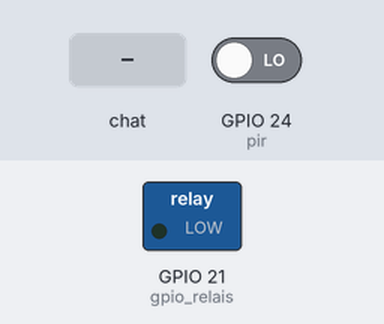
A program run on a simulated Raspberry Pi (BCM pin numbers). Parts: switched loads named in the program (green lamp = pin HIGH). The test bench sets the inputs (shaded band); at power-on: GPIO 24 (pir) LOW. The camera gives no picture and a still takes 0.5 s.

Above: at 1.2 s.
1.3 s: chat message "/relais_aan" arrives
At 2.0 s:
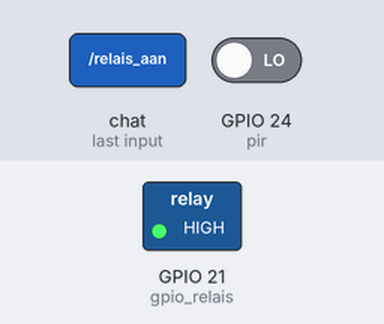
3.1 s: chat message "/relais_uit" arrives
At 4.6 s:
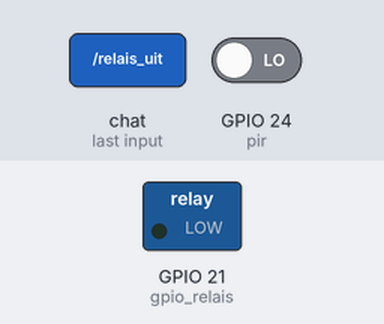
Timing chart, 0 to 6.1 s (numbered marks = the images above; inputs shaded):
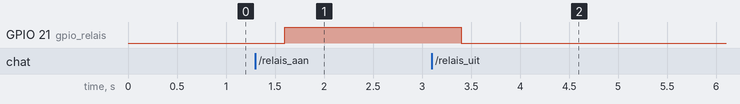

Measured:
- after the input at 1.3 s, GPIO 21 (gpio_relais): LOW → HIGH after 0.30 s
- after the input at 3.1 s, GPIO 21 (gpio_relais): HIGH → LOW after 0.30 s

The program:

bot.py
```python
# Libs
import telebot
import os
from picamera import PiCamera
import Adafruit_DHT
import RPi.GPIO as GPIO
import time
import asyncio
from gpiozero import MotionSensor
import board
import busio
import adafruit_sgp30

API_KEY = ''
chat_id = ''

bot = telebot.TeleBot(API_KEY)

# Resolutie camera instellen
camera = PiCamera()
camera.resolution = (640,480)

# DHT declareren
dht_sensor = Adafruit_DHT.DHT11
# GPIO voor dht sensor
gpio_sensor = 18

# Relais declareren
GPIO.setmode(GPIO.BCM)
gpio_relais = 21
GPIO.setup(gpio_relais, GPIO.OUT)

# Bewegingssensor declareren
pir = MotionSensor(24)

"""i2c = busio.I2C(board.SCL, board.SDA, frequency=100000)

# Create library object on our I2C port
sgp30 = adafruit_sgp30.Adafruit_SGP30(i2c)"""

# Commando voor simpele reply
@bot.message_handler(commands=['hallo'])
def hallo(message):
    bot.reply_to(message, "Hi from TELEBOT!!!!!!")

# Commando voor foto
@bot.message_handler(commands=['foto'])
def foto(message):
    bot.reply_to(message, "Foto is onderweg...")
    # Capture
    camera.capture('/home/pem/Desktop/pem_python/image.jpg')
    # Foto sturen via telegram
    bot.send_photo(chat_id, photo=open('/home/pem/Desktop/pem_python/image.jpg', 'rb'))

# Commando voor DHT
@bot.message_handler(commands=['temperatuur'])
def temperatuur(message):
    bot.reply_to(message, "Temperatuur wordt gemeten...")
    # Meting
    humidity, temperature = Adafruit_DHT.read_retry(dht_sensor, gpio_sensor)
    # Meting sturen via telegram
    bot.reply_to(message, 'Temp={0:0.1f}°C  Humidity={1:0.1f}%'.format(temperature, humidity))

# Commando voor aanzetten relais
@bot.message_handler(commands=['relais_aan'])
def relais_aan(message):
    bot.reply_to(message, "Relais wordt aangezet")
    GPIO.output(gpio_relais, GPIO.HIGH)

# Commando voor uitzetten relais
@bot.message_handler(commands=['relais_uit'])
def relais_uit(message):
    bot.reply_to(message, "Relais wordt uitgezet")
    GPIO.output(gpio_relais, GPIO.LOW)

# Commando voor aanzetten bewegingssensor
@bot.message_handler(commands=['motion_aan'])
def motion_aan(message):
    bot.reply_to(message, "Bewegingssensor wordt aangezet")
    motion_det()

"""# Commando voor luchtkwaliteit
@bot.message_handler(commands=['luchtkwaliteit'])
def luchtkwaliteit(message):
    bot.reply_to(message, "Luchtkwaliteit aan het meten.. Resultaat beschikbaar na 15 seconden.")
    t_end = time.time() + 15
    while time.time() < t_end:
        eCO2, TVOC = sgp30.iaq_measure()
    bot.send_message(chat_id, text = "eCO2 = %d ppm \t TVOC = %d ppb" % (eCO2, TVOC))"""

# Aansturen bewegingssensor
def motion_det():
    while True:
        if pir.motion_detected:
            bot.send_message(chat_id, text = "Beweging gedetecteerd! -> " + " " + (time.strftime("%H:%M:%S")))
            time.sleep(3)
        else:
            time.sleep(3)


bot.polling()
```
